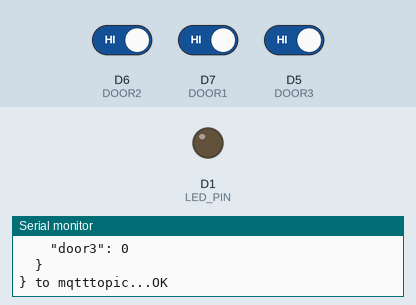
This sketch was run on a simulated ESP8266 (NodeMCU). Shown: output pins drawn as LEDs (lit = HIGH), the last lines printed to the serial monitor. Inputs (shaded band) come from the test bench; at power-on: D5 (DOOR3) HIGH, D6 (DOOR2) HIGH, D7 (DOOR1) HIGH. WiFi joins after 1.5 s; servers stay silent unless stated; no MQTT or app messages arrive unless stated.

Above: at 2.7 s.
2.8 s: D5 (DOOR3) driven LOW
At 4.0 s:
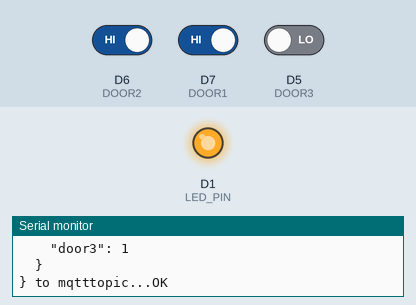
4.3 s: D5 (DOOR3) driven HIGH
At 5.3 s:
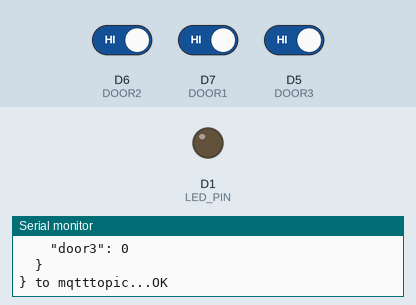
Timing chart, 0 to 7.3 s (numbered marks = the images above; inputs shaded):
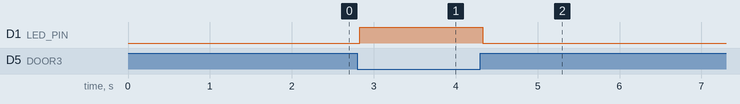

Measured:
- after the input at 2.8 s, D1 (LED_PIN): LOW → HIGH at once
- after the input at 4.3 s, D1 (LED_PIN): HIGH → LOW at once

The sketch:

DoorSensors.ino
```cpp
#include <ArduinoJson.h>
#include <stdio.h>
#include <ESP8266WiFi.h>
#include <PubSubClient.h>
#include <Bounce2.h>

#include "settings.h"

#define DOOR1 D7
#define DOOR2 D6
#define DOOR3 D5
#define LED_PIN D1
#define SENSOR_TYPE "door sensor"

static char esp_id[16];
uint8_t door_status = 0;

WiFiClient wifiClient;
PubSubClient mqttClient(wifiClient);
Bounce debouncer1 = Bounce();
Bounce debouncer2 = Bounce();
Bounce debouncer3 = Bounce();

void connectWifi() {
  int count = 0;
  WiFi.begin(WIFI_SSID, WIFI_PASSWORD);
  while (WiFi.status() != WL_CONNECTED) {
    delay(500);
    count++;
    Serial.print(".");
    if ( count > 20 ) {
      ESP.restart();
    }
  }
  Serial.println("Connected to wifi");
}

void setup() {
  // put your setup code here, to run once:
  Serial.begin(115200);
  Serial.print("ESP ");
  Serial.println(SENSOR_TYPE);

  sprintf(esp_id, "%08X", ESP.getChipId());
  Serial.print("ESP ID: ");
  Serial.println(esp_id);

  pinMode(DOOR1, INPUT_PULLUP);        // sets the digital pin 0 as input
  pinMode(DOOR2, INPUT_PULLUP);        // sets the digital pin 0 as input
  pinMode(DOOR3, INPUT_PULLUP);
  debouncer1.attach(DOOR1);
  debouncer1.interval(200); // interval in ms
  debouncer2.attach(DOOR2);
  debouncer2.interval(200); // interval in ms
  debouncer3.attach(DOOR3);
  debouncer3.interval(30); // interval in ms

  pinMode(LED_PIN, OUTPUT);

  WiFi.mode(WIFI_STA);
  connectWifi();
}

static void mqtt_send(const char *topic, int value)
{
  // Make sure we have wifi and if not try to get some wifi. If we do not have saved wifi settings create accespoint with esp_id and wifi_pw ( at first run login to ap and save wifi settings ).
  if (!mqttClient.connected()) {
    mqttClient.setServer(MQTT_SERVER, MQTT_PORT);
    mqttClient.connect(esp_id, MQTT_USER, MQTT_PASSWORD);
  }
  if (mqttClient.connected()) {
    char jsonMessage[256];
    DynamicJsonBuffer jsonBuffer(256);
    JsonObject& root  = jsonBuffer.createObject();
    root["chipid"] = esp_id;
    root["sensor"] = "button";
    root["millis"] = millis();

    JsonObject& data = root.createNestedObject("data");
    data["door1"] = bitRead(value, 0);
    data["door2"] = bitRead(value, 1);
    data["door3"] = bitRead(value, 2);

    //{"chipid":2057786,"":,"millis":964606330,"data":["door",25.21948,"_",0,"_",0]}
    //snprintf(jsonValue, sizeof(jsonValue), "{\"chipid\":%s,\"sensor\":\"button\",\"millis\":%d,\"data\":[\"door1\",%d,\"door2\",%d,\"door3\",%d]}", esp_id, millis(), bitRead(value, 0), bitRead(value, 1), bitRead(value, 2)  );
    Serial.print("Publishing ");
    root.prettyPrintTo(Serial);
    root.printTo(jsonMessage);
    //Serial.print(jsonValue);
    Serial.print(" to ");
    Serial.print(topic);
    Serial.print("...");
    int result = mqttClient.publish(topic, jsonMessage, true);
    Serial.println(result ? "OK" : "FAIL");
  }
}

void loop() {
  // Update the Bounce instances :
  debouncer1.update();
  debouncer2.update();
  debouncer3.update();

  if ( WiFi.status() != WL_CONNECTED) {
    connectWifi();
  }
  else {
    uint8_t door_status_new = 0;
    if (debouncer3.read() == LOW) {
      digitalWrite(LED_PIN, HIGH);
    }
    else {
      digitalWrite(LED_PIN, LOW);
    }
    door_status_new = debouncer1.read();
    door_status_new += debouncer2.read() * 2;
    door_status_new += (!debouncer3.read()) * 4;
    if ( door_status != door_status_new ) {
      door_status = door_status_new;
      Serial.print("Ovien tila: " );
      Serial.println( door_status );
      mqtt_send(MQTT_TOPIC, door_status);
    }
  }
}
```

settings_example.h
```cpp
// WiFi settings
#define WIFI_SSID "WIFI ssid"
#define WIFI_PASSWORD "wifipw"

// MQTT settings
#define MQTT_TOPIC "mqtttopic"
#define MQTT_SERVER "mqtt.org"
#define MQTT_PORT 1883
#define MQTT_USER "user"
#define MQTT_PASSWORD "pw"
```
